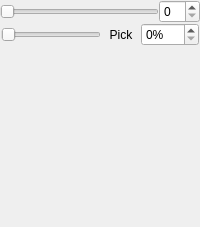
               <widget class="QWidget" name="pgHmTFlatten">
                <layout class="QVBoxLayout" name="verticalLayout_27">
                 <property name="spacing">
                  <number>3</number>
                 </property>
                 <property name="margin">
                  <number>0</number>
                 </property>
                 <item>
                  <layout class="QGridLayout" name="gridLayout_8">
                   <property name="horizontalSpacing">
                    <number>1</number>
                   </property>
                   <property name="verticalSpacing">
                    <number>0</number>
                   </property>
                   <item row="1" column="1">
                    <widget class="QLabel" name="label_21">
                     <property name="text">
                      <string>&lt;!DOCTYPE HTML PUBLIC &quot;-//W3C//DTD HTML 4.0//EN&quot; &quot;http://www.w3.org/TR/REC-html40/strict.dtd&quot;&gt;
&lt;html&gt;&lt;head&gt;&lt;meta name=&quot;qrichtext&quot; content=&quot;1&quot; /&gt;&lt;style type=&quot;text/css&quot;&gt;
p, li { white-space: pre-wrap; }
&lt;/style&gt;&lt;/head&gt;&lt;body style=&quot; font-family:'MS Shell Dlg 2'; font-size:8.25pt; font-weight:400; font-style:normal;&quot;&gt;
&lt;p style=&quot; margin-top:0px; margin-bottom:0px; margin-left:0px; margin-right:0px; -qt-block-indent:0; text-indent:0px;&quot;&gt;&lt;img src=&quot;:/resources/RES/ffficons/arrow_down.png&quot; /&gt;&lt;/p&gt;&lt;/body&gt;&lt;/html&gt;</string>
                     </property>
                    </widget>
                   </item>
                   <item row="1" column="2">
                    <widget class="QSlider" name="HMTBrushSizeSlider_3">
                     <property name="maximum">
                      <number>100</number>
                     </property>
                     <property name="orientation">
                      <enum>Qt::Horizontal</enum>
                     </property>
                    </widget>
                   </item>
                   <item row="1" column="4">
                    <widget class="QDoubleSpinBox" name="doubleSpinBox_4">
                     <property name="suffix">
                      <string>%</string>
                     </property>
                     <property name="decimals">
                      <number>0</number>
                     </property>
                     <property name="maximum">
                      <double>100.000000000000000</double>
                     </property>
                    </widget>
                   </item>
                   <item row="1" column="5">
                    <widget class="QLabel" name="label_22">
                     <property name="text">
                      <string>&lt;!DOCTYPE HTML PUBLIC &quot;-//W3C//DTD HTML 4.0//EN&quot; &quot;http://www.w3.org/TR/REC-html40/strict.dtd&quot;&gt;
&lt;html&gt;&lt;head&gt;&lt;meta name=&quot;qrichtext&quot; content=&quot;1&quot; /&gt;&lt;style type=&quot;text/css&quot;&gt;
p, li { white-space: pre-wrap; }
&lt;/style&gt;&lt;/head&gt;&lt;body style=&quot; font-family:'MS Shell Dlg 2'; font-size:8.25pt; font-weight:400; font-style:normal;&quot;&gt;
&lt;p style=&quot; margin-top:0px; margin-bottom:0px; margin-left:0px; margin-right:0px; -qt-block-indent:0; text-indent:0px;&quot;&gt;&lt;img src=&quot;:/resources/RES/ffficons/arrow_up.png&quot; /&gt;&lt;/p&gt;&lt;/body&gt;&lt;/html&gt;</string>
                     </property>
                    </widget>
                   </item>
                   <item row="1" column="3">
                    <widget class="QToolButton" name="view_new_3">
                     <property name="text">
                      <string>Pick</string>
                     </property>
                     <property name="icon">
                      <iconset resource="../../sharedcode/resources.qrc">
                       <normaloff>:/resources/RES/pipetka.png</normaloff>:/resources/RES/pipetka.png</iconset>
                     </property>
                     <property name="autoRaise">
                      <bool>true</bool>
                     </property>
                    </widget>
                   </item>
                   <item row="0" column="1" colspan="5">
                    <layout class="QHBoxLayout" name="horizontalLayout_19">
                     <item>
                      <widget class="QLabel" name="label_28">
                       <property name="text">
                        <string>&lt;!DOCTYPE HTML PUBLIC &quot;-//W3C//DTD HTML 4.0//EN&quot; &quot;http://www.w3.org/TR/REC-html40/strict.dtd&quot;&gt;
&lt;html&gt;&lt;head&gt;&lt;meta name=&quot;qrichtext&quot; content=&quot;1&quot; /&gt;&lt;style type=&quot;text/css&quot;&gt;
p, li { white-space: pre-wrap; }
&lt;/style&gt;&lt;/head&gt;&lt;body style=&quot; font-family:'MS Shell Dlg 2'; font-size:8.25pt; font-weight:400; font-style:normal;&quot;&gt;
&lt;p style=&quot; margin-top:0px; margin-bottom:0px; margin-left:0px; margin-right:0px; -qt-block-indent:0; text-indent:0px;&quot;&gt;&lt;img src=&quot;:/resources/RES/ffficons/arrow_in.png&quot; /&gt;&lt;/p&gt;&lt;/body&gt;&lt;/html&gt;</string>
                       </property>
                      </widget>
                     </item>
                     <item>
                      <widget class="QSlider" name="horizontalSlider_3">
                       <property name="orientation">
                        <enum>Qt::Horizontal</enum>
                       </property>
                      </widget>
                     </item>
                     <item>
                      <widget class="QSpinBox" name="spinBox"/>
                     </item>
                     <item>
                      <widget class="QLabel" name="label_29">
                       <property name="text">
                        <string>&lt;!DOCTYPE HTML PUBLIC &quot;-//W3C//DTD HTML 4.0//EN&quot; &quot;http://www.w3.org/TR/REC-html40/strict.dtd&quot;&gt;
&lt;html&gt;&lt;head&gt;&lt;meta name=&quot;qrichtext&quot; content=&quot;1&quot; /&gt;&lt;style type=&quot;text/css&quot;&gt;
p, li { white-space: pre-wrap; }
&lt;/style&gt;&lt;/head&gt;&lt;body style=&quot; font-family:'MS Shell Dlg 2'; font-size:8.25pt; font-weight:400; font-style:normal;&quot;&gt;
&lt;p style=&quot; margin-top:0px; margin-bottom:0px; margin-left:0px; margin-right:0px; -qt-block-indent:0; text-indent:0px;&quot;&gt;&lt;img src=&quot;:/resources/RES/ffficons/arrow_out.png&quot; /&gt;&lt;/p&gt;&lt;/body&gt;&lt;/html&gt;</string>
                       </property>
                      </widget>
                     </item>
                    </layout>
                   </item>
                  </layout>
                 </item>
                 <item>
                  <spacer name="verticalSpacer_8">
                   <property name="orientation">
                    <enum>Qt::Vertical</enum>
                   </property>
                   <property name="sizeHint" stdset="0">
                    <size>
                     <width>20</width>
                     <height>181</height>
                    </size>
                   </property>
                  </spacer>
                 </item>
                </layout>
               </widget>
